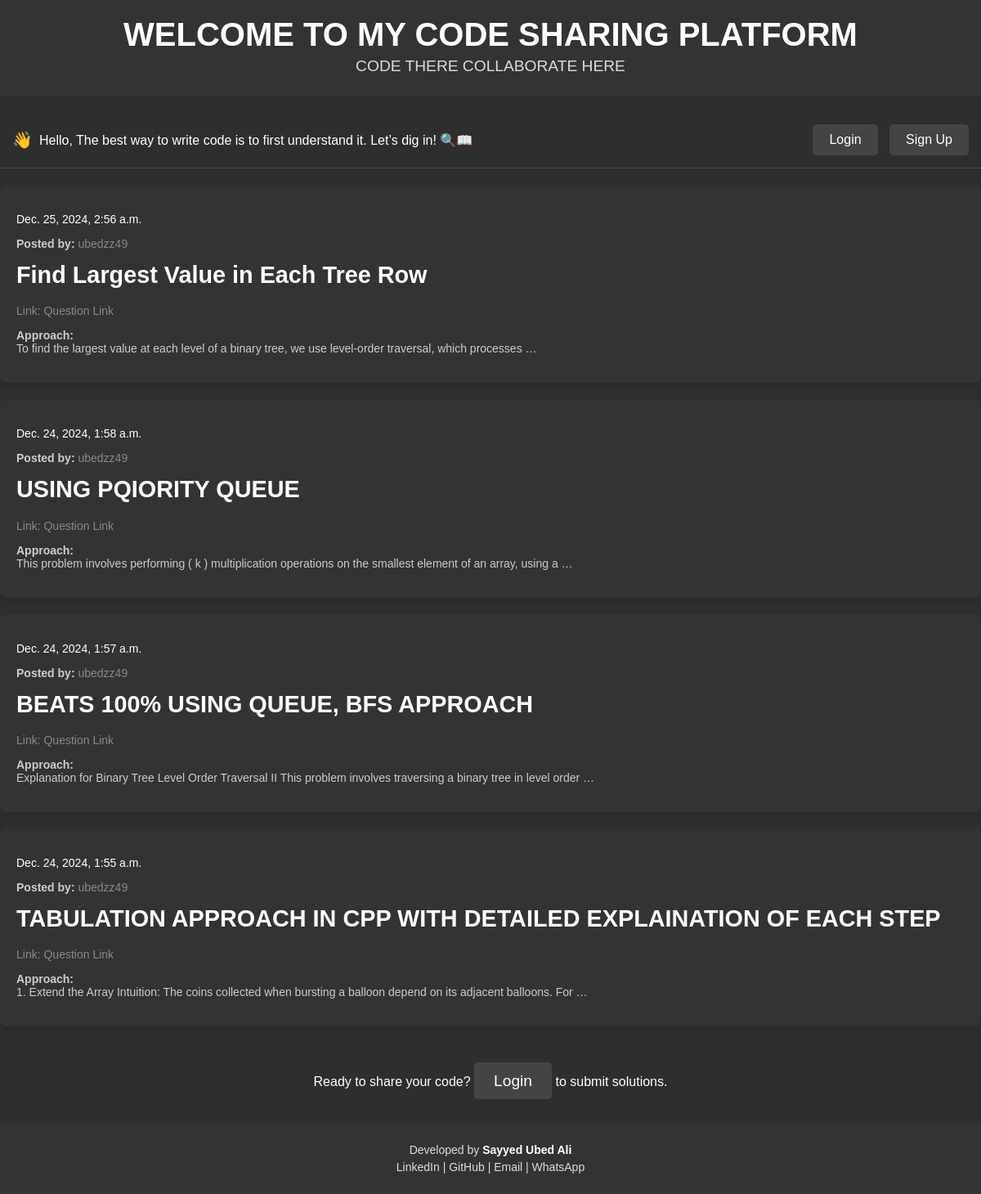
The page / on the database its author committed.
### posts/models.py (models this page shows, shortened)
class Soln(models.Model):
    title = models.CharField(max_length=200)
    link = models.URLField(max_length=200)
    date = models.DateTimeField(auto_now_add=True)
    explaination = models.CharField(max_length=3000)
    code = models.TextField(max_length=5000)
    posted_by = models.CharField(max_length=100)  # Name or username of the person who posted the code

### posts/views.py (the view)
# urls.py: path('', views.index, name='index'),
def index(request):
    soln=Soln.objects.all()
    return render(request,'index.html',{'soln': soln})

### templates/index.html (shortened to what this page needs)
<!DOCTYPE html>
<html lang="en">
<head>
</head>
<body>
    <header style="background-color: #333333; padding: 20px; text-align: center; width: ;">
        <h1 style="color: white; margin: 0;">WELCOME TO MY CODE SHARING PLATFORM</h1>
        <p style="color: #dcdcdc;">CODE THERE COLLABORATE HERE</p>
    </header>
    <div class="greeting-section">
        {% if user.is_authenticated %}
        <div style="color: white; font-size: 16px; display: flex; align-items: center;">
            <span style="font-size: 20px; margin-right: 8px;">👋</span>
            <p style="margin: 0;">Hello <span style="color: #888888;">{{ user.username }}</span>, The best way to write code is to first understand it. Let’s dig in! 🔍📖</p>
        </div>
        <div>
            <a href="{% url 'logout' %}" class="button">Logout</a>
            <a href="{% url 'chat' %}" class="button">Community</a>
        </div>
        {% else %}
        <div style="color: white; font-size: 16px; display: flex; align-items: center;">
            <span style="font-size: 20px; margin-right: 8px;">👋</span>
            <p style="margin: 0;">Hello, The best way to write code is to first understand it. Let’s dig in! 🔍📖</p>
        </div>
        <div>
            <a href="{% url 'login' %}" class="button">Login</a>
            <a href="{% url 'signup' %}" class="button">Sign Up</a>
        </div>
        {% endif %}
    </div>
    <div class="solutions-container">
        {% for sol in soln reversed %}
        <a href="/sol/{{ sol.id }}">
            <div class="solution-card">
                <p><span style="color: white;">{{ sol.date }}</span></p>
                <p><strong>Posted by:</strong> <span style="color: #888888;">{{ sol.posted_by }}</span></p>
                <h1>{{ sol.title }}</h1>
                <p>Link: <a href="{{ sol.link }}" target="_blank">Question Link</a></p>
                <p><strong>Approach:</strong><br>{{ sol.explaination | truncatewords:18 }}</p>
            </div>
        </a>
        {% endfor %}
    </div>
    <div class="submit-btn">
        {% if user.is_authenticated %}
        <a href="{% url 'submit_solution' %}">Submit a Solution 🚀</a>
        {% else %}
        <p>Ready to share your code? <a href="{% url 'login' %}">Login</a> to submit solutions.</p>
        {% endif %}
    </div>
    <footer style="background-color: #333333; color: #dcdcdc; text-align: center; padding: 20px 0; margin-top: 40px; width: 100%;">
        <div style="max-width: 900px; margin: 0 auto; padding: 0 20px;">
            <p style="font-size: 14px; margin: 5px 0;">Developed by <strong style="color: white;">Sayyed Ubed Ali</strong></p>
            <p style="font-size: 14px; margin: 5px 0;">
                <a href="https://www.linkedin.com/in/ubedzz49/" style="color: #dcdcdc; text-decoration: none;" target="_blank">LinkedIn</a> |
                <a href="https://github.com/ubedzz49" style="color: #dcdcdc; text-decoration: none;" target="_blank">GitHub</a> |
                <a href="mailto:ubedzz5573@gmail.com" style="color: #dcdcdc; text-decoration: none;">Email</a> |
                <a href="tel:+917869828430" style="color: #dcdcdc; text-decoration: none;">WhatsApp</a>
            </p>
        </div>
    </footer>
</body>
</html>

### templates/index.html (style rules this page uses)
body { font-family: Arial, sans-serif; background-color: #2E2E2E; margin: 0; padding: 0; color: white; }
header { background-color: #1F1F1F; color: white; padding: 20px 0; text-align: center; margin-bottom: 20px; }
header h1 { margin: 0; font-size: 2.5em; }
header p { font-size: 1.2em; margin: 5px 0; color: #CCCCCC; }
.greeting-section { padding: 15px; display: flex; justify-content: space-between; align-items: center; border-bottom: 1px solid #444444; }
.greeting-section p { color: white; font-size: 16px; margin: 0; }
.button { padding: 10px 20px; background-color: #444444; color: white; text-decoration: none; border-radius: 5px; font-size: 1em; margin-left: 10px; text-align: center; display: inline-block; }
.solutions-container { padding: 20px 0; }
.solution-card { background-color: #333333; padding: 20px; margin-bottom: 20px; border-radius: 8px; box-shadow: 0 4px 6px rgba(0, 0, 0, 0.1); }
.solution-card p { color: #CCCCCC; font-size: 14px; }
.solution-card h1 { color: #FFFFFF; font-size: 1.8em; margin-top: 0; }
.solution-card a { color: #888888; text-decoration: none; }
.submit-btn { text-align: center; margin-bottom: 2rem; }
.submit-btn a { padding: 12px 24px; background-color: #444444; color: white; text-decoration: none; border-radius: 5px; font-size: 1.2em; }
footer { background-color: #1F1F1F; color: #CCCCCC; text-align: center; padding: 20px 0; margin-top: 40px; }
footer a { color: #888888; text-decoration: none; }

### rows shown on the page
Soln: date "Dec. 25, 2024, 2:56 a.m.", posted_by "ubedzz49", title "Find Largest Value in Each Tree Row", explaination "To find the largest value at each level of a binary tree, we use level-order traversal, which processes …"
Soln: date "Dec. 24, 2024, 1:58 a.m.", posted_by "ubedzz49", title "USING PQIORITY QUEUE", explaination "This problem involves performing ( k ) multiplication operations on the smallest element of an array, using a …"
Soln: date "Dec. 24, 2024, 1:57 a.m.", posted_by "ubedzz49", title "BEATS 100% USING QUEUE, BFS APPROACH", explaination "Explanation for Binary Tree Level Order Traversal II This problem involves traversing a binary tree in level order …"
Soln: date "Dec. 24, 2024, 1:55 a.m.", posted_by "ubedzz49", title "TABULATION APPROACH IN CPP WITH DETAILED EXPLAINATION OF EACH STEP", explaination "1. Extend the Array Intuition: The coins collected when bursting a balloon depend on its adjacent balloons. For …"
